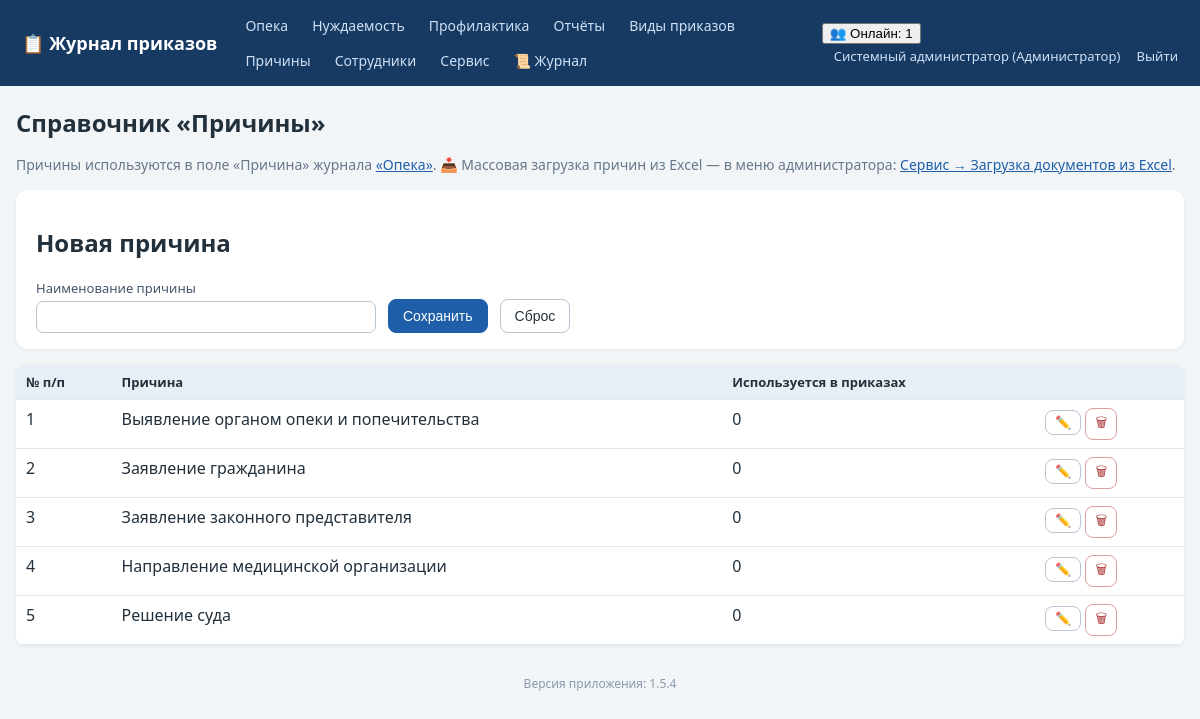
/reasons (signed in), run on the app's committed database.
### tables this page shows
CREATE TABLE employees (
    id INTEGER PRIMARY KEY AUTOINCREMENT,
    full_name TEXT NOT NULL,
    position TEXT NOT NULL DEFAULT '',
    login TEXT UNIQUE,
    password_hash TEXT,
    pwd_changed_at TEXT,           -- дата последней самостоятельной смены пароля
    role_id INTEGER REFERENCES roles(id)
);

CREATE TABLE roles (
    id INTEGER PRIMARY KEY AUTOINCREMENT,
    name TEXT UNIQUE NOT NULL
);

CREATE TABLE reasons (
    id INTEGER PRIMARY KEY AUTOINCREMENT,
    name TEXT UNIQUE NOT NULL        -- справочник «Причины» (заполняется при импорте из Excel)
);

### app.py (the view)
@app.route('/reasons')
def reasons():
    require_login()
    conn = get_db()
    rows = conn.execute(
        'SELECT r.id, r.name, COUNT(o.id) used '
        'FROM reasons r LEFT JOIN orders o ON o.reason_id=r.id '
        'GROUP BY r.id ORDER BY r.name').fetchall()
    conn.close()
    return render_template('reasons.html', rows=rows)

### app.py (called while the page is built, shortened)
def has_request_context_safe():
    try:
        from flask import has_request_context
        return has_request_context()
    except Exception:
        return False

def _session_signature(uid):
    raw = request.cookies.get(app.config['SESSION_COOKIE_NAME'], '')
    if not raw:
        return ''

def _db_touch_throttled(key, min_interval=10.0):
    now = time.time()
    last = _DB_TOUCH_TS.get(key, 0)
    if now - last >= min_interval:
        _DB_TOUCH_TS[key] = now
        return True
    return False

def db_cleanup_active_sessions(cutoff):
    try:
        conn = get_db()
        conn.execute('DELETE FROM active_sessions WHERE last_seen < ?', (cutoff,))
        conn.commit()
        conn.close()
    except Exception:
        pass

def touch_active_session(uid):
    sid = _session_signature(uid)
    ip = request.remote_addr if has_request_context_safe() else ''
    now = time.time()
    with ACTIVE_SESSIONS_LOCK:
        ACTIVE_SESSIONS[(uid, sid)] = {'last_seen': now, 'ip': ip}
    if _db_touch_throttled((uid, sid)):
        db_touch_active_session(uid, sid, ip)

def cleanup_active_sessions():
    cutoff = time.time() - ACTIVE_TIMEOUT
    with ACTIVE_SESSIONS_LOCK:
        expired = [k for k, v in ACTIVE_SESSIONS.items()
                   if v['last_seen'] < cutoff]
        for k in expired:
            del ACTIVE_SESSIONS[k]
    db_cleanup_active_sessions(cutoff)

@app.before_request
def _mark_tls_noise_context():
    try:
        from flask import g as _fg
        _tls_noise_ctx.g = _fg
    except Exception:
        pass

def get_db():
    conn = sqlite3.connect(DB_PATH)
    conn.row_factory = sqlite3.Row
    conn.execute('PRAGMA foreign_keys = ON')
    return conn

def current_user():
    uid = session.get('user_id')
    if not uid:
        return None
    conn = get_db()
    u = conn.execute('SELECT e.*, r.name AS role_name FROM employees e '
                     'LEFT JOIN roles r ON r.id=e.role_id WHERE e.id=?', (uid,)).fetchone()
    conn.close()
    return u

def require_login():
    if not current_user():
        abort(redirect(url_for('login')))

def can_access_journal(user, journal):
    if not user:
        return False
    if user['role_name'] in FULL_DATA_ROLES:  # админ и начальник — полный доступ
        return True
    return user['role_name'] in ROLE_ACCESS[journal]

### templates/reasons.html (shortened to what this page needs)
{% extends 'base.html' %}
{% block content %}
<h1>Справочник «Причины»</h1>
<p class="muted">Причины используются в поле «Причина» журнала
   <a href="{{ url_for('journal_list', journal='opeka') }}">«Опека»</a>.
   {% if cu and cu.role_name in ['Администратор','Начальник отдела','Куратор'] %}
   📥 Массовая загрузка причин из Excel — в меню администратора:
   <a href="{{ url_for('service') }}#excel-import">Сервис → Загрузка документов из Excel</a>.
   {% endif %}</p>
{% if cu and cu.role_name in ['Администратор','Начальник отдела','Куратор'] %}
<div class="panel">
  <h2 id="rsTitle">Новая причина</h2>
  <form method="post" action="{{ url_for('reason_save') }}" id="rsForm">
    <label>Наименование причины
      <input name="name" id="rs_name" required style="min-width:340px"></label>
    <button class="btn primary">Сохранить</button>
    <button class="btn" type="button" onclick="resetRs()">Сброс</button>
  </form>
</div>
{% endif %}
<table class="grid">
  <tr><th>№ п/п</th><th>Причина</th><th>Используется в приказах</th>
      {% if cu and cu.role_name in ['Администратор','Начальник отдела','Куратор'] %}<th></th>{% endif %}</tr>
  {% for r in rows %}
  <tr>
    <td>{{ loop.index }}</td>
    <td>{{ r.name }}</td>
    <td>{{ r.used }}</td>
    {% if cu and cu.role_name in ['Администратор','Начальник отдела','Куратор'] %}
    <td class="actions">
      <button class="btn sm" data-id="{{ r.id }}" data-name="{{ r.name }}"
              onclick="editRs(this)">✏️</button>
      <form method="post" action="{{ url_for('reason_delete', rid=r.id) }}" style="display:inline"
            onsubmit="return confirm('Удалить?')"><button class="btn sm danger">🗑</button></form>
    </td>
    {% endif %}
  </tr>
  {% else %}
  <tr><td colspan="4" class="empty">Справочник пуст</td></tr>
  {% endfor %}
</table>
{% endblock %}

### templates/base.html (shortened to what this page needs)
<!DOCTYPE html>
<html lang="ru">
<head>
<link rel="stylesheet" href="{{ url_for('static', filename='style.css') }}">
</head>
<body>
<header class="topbar no-print">
  <div class="brand"><a href="{{ url_for('index') }}">📋 Журнал приказов</a></div>
  <nav>
    {% for j, t in accessible_journals %}
      <a href="{{ url_for('journal_list', journal=j) }}">{{ t }}</a>
    {% endfor %}
    {% if cu and cu.role_name in ['Администратор','Начальник отдела','Куратор'] %}
      <a href="{{ url_for('reports') }}">Отчёты</a>
    {% endif %}
    <a href="{{ url_for('order_types') }}">Виды приказов</a>
    {% if cu and cu.role_name in ['Администратор','Начальник отдела','Куратор'] %}
      <a href="{{ url_for('reasons') }}">Причины</a>
    {% endif %}
    {% if cu and cu.role_name == 'Администратор' %}
      <a href="{{ url_for('employees') }}">Сотрудники</a>
      <a href="{{ url_for('service') }}">Сервис</a>
      <a href="{{ url_for('logs_view') }}" title="Журнал логирования">📜 Журнал</a>
    {% endif %}
  </nav>
  <div class="userbox">
    {% if cu %}
      {% if active_users is not none %}
        <div class="online" id="onlineBox" title="Сотрудники, работавшие в системе за последние {{ (active_timeout // 60) or 1 }} мин. Обновляется автоматически.">
          <button type="button" class="online-toggle" onclick="toggleOnline()">👥 Онлайн: {{ active_users|length }}</button>
        </div>
      {% endif %}
      <a href="{{ url_for('profile') }}" title="Сменить пароль">{{ cu.full_name }} ({{ cu.role_name }})</a>
      <a href="{{ url_for('logout') }}">Выйти</a>
    {% endif %}
  </div>
</header>
<main class="container">
  {% block content %}{% endblock %}
</main>
<footer class="foot no-print">Версия приложения: {{ app_version }}</footer>
</body>
</html>

### static/style.css (style rules this page uses)
:root { --bs:#1f5fa9;--bg:#f2f5f8;--tx:#22303c; }
* { box-sizing:border-box }
body { margin:0;font-family:"Segoe UI",Arial,sans-serif;background:var(--bg);color:var(--tx); }
a { color:var(--bs); }
.topbar { display:flex;align-items:center;gap:18px;flex-wrap:wrap;background:#173a63;color:#fff;padding:10px 22px; }
.topbar .brand a { color:#fff;font-weight:700;font-size:18px;text-decoration:none; }
.topbar nav { display:flex;gap:4px;flex-wrap:wrap;flex:1; }
.topbar nav a { color:#cfe0f5;text-decoration:none;padding:6px 10px;border-radius:6px;font-size:14px; }
.userbox a { color:#cfe0f5;text-decoration:none;font-size:13px;margin-left:12px; }
.container { max-width:1200px;margin:20px auto;padding:0 16px; }
h1 { font-size:24px; }
.panel { background:#fff;border-radius:12px;padding:16px 20px;margin:16px 0;box-shadow:0 1px 4px rgba(0,0,0,.06); }
.panel form { display:flex;flex-wrap:wrap;gap:12px;align-items:end; }
label { display:flex;flex-direction:column;font-size:13px;gap:4px;color:#44556a; }
input,select { padding:7px 9px;border:1px solid #b9c6d3;border-radius:7px;font-size:14px;background:#fff; }
.btn { display:inline-block;padding:8px 14px;border-radius:8px;border:1px solid #b9c6d3;background:#fff;color:var(--tx);cursor:pointer;font-size:14px;text-decoration:none; }
.btn.primary { background:var(--bs);border-color:var(--bs);color:#fff; }
.btn.danger { background:#fff;border-color:#dba0a0;color:#a33; }
.btn.sm { padding:4px 9px;font-size:13px; }
table.grid { width:100%;border-collapse:collapse;background:#fff;margin:14px 0;box-shadow:0 1px 4px rgba(0,0,0,.06);border-radius:8px;overflow:hidden; }
.grid th { background:#e8eef5;font-size:13px;text-align:left; }
.grid th,.grid td { padding:8px 10px;border-bottom:1px solid #e2e8ef;vertical-align:top; }
.actions { white-space:nowrap; }
.muted { color:#67788a;font-size:14px; }
.foot { text-align:center;color:#8a99a8;font-size:12px;margin:30px 0; }

### data on the page
employees: full_name "Системный администратор"
roles: role_name "Администратор"
reasons: name "Выявление органом опеки и попечительства", used "0"
reasons: name "Заявление гражданина", used "0"
reasons: name "Заявление законного представителя", used "0"
reasons: name "Направление медицинской организации", used "0"
reasons: name "Решение суда", used "0"

### other printed values
{{ t }} "Опека" "Нуждаемость" "Профилактика"
{{ active_users|length }} "1"
{{ app_version }} "1.5.4"
